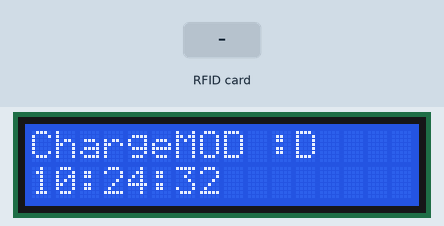
Recording of a sketch running on a simulated ESP32. Parts: 16×2 character LCD. The test bench sets the inputs (shaded band). The local clock reads 2024-03-15 10:24:30 at power-on unless the sketch sets it; storage starts empty; what the sketch prints to the serial monitor is not drawn.

Above: at 2.3 s.
2.4 s: RFID card C3 DA A2 E4 held to the reader
At 3.5 s:
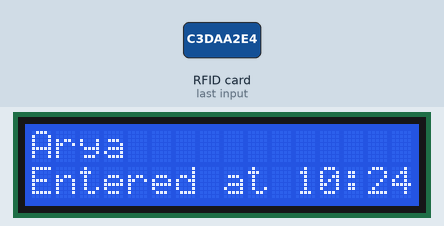
At 6.8 s:
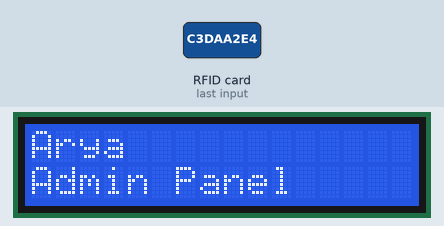
Timing chart, 0 to 8.3 s (numbered marks = the images above; inputs shaded):
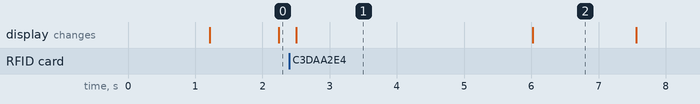

Measured:
- after the input at 2.4 s, the display: changes after 0.10 s (image 1)
- what the display in image 1 shows lasts 3.5 s, from 2.5 s to 6.0 s

The sketch:

RFID_Auth_ESP32_Achyuth_chargeMOD.ino
```cpp
#include <SPI.h>
#include <MFRC522.h>
#include <SD.h>
#include <Wire.h>
#include <LiquidCrystal_I2C.h>
#include <RTClib.h>


#define RFID_SS   5
#define RFID_RST  27
#define SD_CS     4

MFRC522 mfrc522(RFID_SS, RFID_RST);
LiquidCrystal_I2C lcd(0x27, 16, 2);
RTC_DS3231 rtc;
File logFile;


unsigned long lastTimeUpdate = 0;
const unsigned long TIME_UPDATE_INTERVAL = 1000;
bool isIdle = true;

struct Employee {
  String uid;
  String name;
  bool inside;
  bool onBreak;
  int breakStartHour;
  int breakStartMinute;
  bool isAdmin;
};

Employee employees[] = {
  { "C3DAA2E4", "Arya", false, false, -1, -1, true },
  { "D0ADE91B", "Shameem", false, false, -1, -1, false },
  { "1318A711", "Joy", false, false, -1, -1, false },
  { "F3505809", "Achyuth", false, false, -1, -1, false },
  { "AA1BE884", "Naveen", false, false, -1, -1, true }

};

const int EMP_COUNT = sizeof(employees) / sizeof(Employee);


String getCardUID() {
  String uid = "";
  for (byte i = 0; i < mfrc522.uid.size; i++) {
    if (mfrc522.uid.uidByte[i] < 0x10) uid += "0";
    uid += String(mfrc522.uid.uidByte[i], HEX);
  }
  uid.toUpperCase();
  return uid;
}

String getTimestamp() {
  DateTime now = rtc.now();
  char buf[20];
  sprintf(buf, "%04d-%02d-%02d %02d:%02d:%02d",
          now.year(), now.month(), now.day(),
          now.hour(), now.minute(), now.second());
  return String(buf);
}

String getTimeString() {
  DateTime now = rtc.now();
  char buf[9];
  sprintf(buf, "%02d:%02d", now.hour(), now.minute());
  return String(buf);
}


int getBreakDurationMinutes(int startHour, int startMinute) {
  DateTime now = rtc.now();
  int endTimeInMinutes = now.hour() * 60 + now.minute();
  int startTimeInMinutes = startHour * 60 + startMinute;

  int duration = endTimeInMinutes - startTimeInMinutes;

  if (duration < 0) {
    duration += 24 * 60;
  }

  return duration;
}


String getBreakType(int durationMinutes) {
  DateTime now = rtc.now();
  int hour = now.hour();
  int minute = now.minute();


  if (durationMinutes > 225) {
    return "HALF DAY";
  }

  // Otherwise, identify by time of day
  int timeInMinutes = hour * 60 + minute;

  // Lunch break: 12:00-14:30
  int lunchStart = 12 * 60;
  int lunchEnd = 14 * 60 + 30;

  // Tea break: 16:30-18:00
  int teaStart = 16 * 60 + 30;
  int teaEnd = 18 * 60;

  if (timeInMinutes >= lunchStart && timeInMinutes < lunchEnd) {
    return "LUNCH BREAK";
  } else if (timeInMinutes >= teaStart && timeInMinutes < teaEnd) {
    return "TEA BREAK";
  } else {
    return "MISC BREAK";
  }
}

// Check if CSV header exists, if not create it
void initializeCSV() {
  if (!SD.exists("/attendance.csv")) {
    logFile = SD.open("/attendance.csv", FILE_WRITE);
    if (logFile) {
      logFile.println("Date,Time,Employee,Action");
      logFile.close();
      Serial.println("CSV file created with headers");
    }
  }
}

void logToSD(String name, String status, String timestamp) {
  logFile = SD.open("/attendance.csv", FILE_APPEND);
  if (logFile) {
    // Parse timestamp: "2025-06-23 09:30:15"
    String date = timestamp.substring(0, 10);      // "2025-06-23"
    String time = timestamp.substring(11, 19);     // "09:30:15"

    // Write CSV row
    logFile.println(date + "," + time + "," + name + "," + status);
    logFile.close();
    Serial.println("Logged: " + name + " | " + status + " | " + timestamp);
  } else {
    Serial.println("Error opening attendance.csv");
    lcd.setCursor(0, 1);
    lcd.print("SD write error! ");
  }
}

// Display idle screen with welcome and current time
void displayIdleScreen() {
  DateTime now = rtc.now();
  char timeStr[9];
  sprintf(timeStr, "%02d:%02d:%02d", now.hour(), now.minute(), now.second());

  lcd.clear();
  lcd.print("ChargeMOD :D");
  lcd.setCursor(0, 1);
  lcd.print(timeStr);
}

// Count employee breaks from CSV logs
int countEmployeeBreaks(String name) {
  logFile = SD.open("/attendance.csv", FILE_READ);
  int breakCount = 0;

  if (logFile) {
    // Skip header line
    logFile.readStringUntil('\n');

    while (logFile.available()) {
      String line = logFile.readStringUntil('\n');

      // Check if this line contains the employee name
      if (line.indexOf(name) != -1) {
        // Count if it's a break (contains BREAK or HALF DAY)
        if (line.indexOf("BREAK") != -1 || line.indexOf("HALF DAY") != -1) {
          breakCount++;
        }
      }
    }
    logFile.close();
  }

  return breakCount;
}

// Display all employees and their break status
void displayAllEmployees(int pageNum) {
  // pageNum 0 = employees 0-1, pageNum 1 = employees 2-3, etc.

  int startIdx = pageNum * 2;

  if (startIdx >= EMP_COUNT) {
    lcd.clear();
    lcd.print("No more emps");
    return;
  }

  lcd.clear();

  // First employee
  lcd.print(employees[startIdx].name);
  int breaks1 = countEmployeeBreaks(employees[startIdx].name);
  lcd.setCursor(10, 0);
  lcd.print(breaks1);
  lcd.print("B");

  // Second employee (if exists)
  if (startIdx + 1 < EMP_COUNT) {
    lcd.setCursor(0, 1);
    lcd.print(employees[startIdx + 1].name);
    int breaks2 = countEmployeeBreaks(employees[startIdx + 1].name);
    lcd.setCursor(10, 1);
    lcd.print(breaks2);
    lcd.print("B");
  }
}

// Admin menu - cycles through employees
void adminMenu(String adminName) {
  int page = 0;
  int maxPages = (EMP_COUNT + 1) / 2;  // 2 employees per page
  unsigned long lastPress = millis();

  while (true) {
    displayAllEmployees(page);

    delay(3000);  // Show each page for 3 seconds
    page++;

    if (page >= maxPages) {
      page = 0;  // Loop back to first page
      break;  // Exit after one full cycle
    }
  }
}

// ---------- Setup ----------
void setup() {
  Serial.begin(115200);

  // I2C devices
  Wire.begin(21, 22);
  lcd.init();
  lcd.backlight();
  lcd.print("Starting...");

  if (!rtc.begin()) {
    Serial.println("RTC not found!");
    lcd.setCursor(0, 1);
    lcd.print("RTC error");
  }

  // Run ONCE to set the clock, then comment out and re-upload:
  // rtc.adjust(DateTime(F(__DATE__), F(__TIME__)));

  // SPI bus + devices  (order matters: SD first, then RFID)
  SPI.begin();   // SCK=18, MISO=19, MOSI=23 by default

  lcd.clear();
  lcd.print("Init SD card...");
  if (!SD.begin(SD_CS)) {
    Serial.println("SD init failed!");
    lcd.setCursor(0, 1);
    lcd.print("SD FAILED");
    delay(2000);
  } else {
    Serial.println("SD ready.");
  }

  mfrc522.PCD_Init();   // init RFID AFTER SD to avoid MISO lock-up
  delay(1000);

  // Initialize CSV file with headers if it doesn't exist
  initializeCSV();

  displayIdleScreen();
  isIdle = true;
}

// ---------- Main loop ----------
void loop() {
  // Update idle screen every second
  if (isIdle) {
    unsigned long currentTime = millis();
    if (currentTime - lastTimeUpdate >= TIME_UPDATE_INTERVAL) {
      displayIdleScreen();
      lastTimeUpdate = currentTime;
    }
    delay(100);  // Small delay to prevent hammering the loop
  }

  // Check for card scan
  if (!mfrc522.PICC_IsNewCardPresent()) return;
  if (!mfrc522.PICC_ReadCardSerial()) return;

  isIdle = false;

  String uid = getCardUID();
  Serial.println("UID scanned: " + uid);

  String name = "";
  bool found = false;
  int empIndex = -1;

  // Find employee
  for (int i = 0; i < EMP_COUNT; i++) {
    if (employees[i].uid.equalsIgnoreCase(uid)) {
      found = true;
      empIndex = i;
      name = employees[i].name;
      break;
    }
  }

  // Unknown card
  if (!found) {
    lcd.clear();
    lcd.print("Unknown card");
    delay(2000);
    mfrc522.PICC_HaltA();
    mfrc522.PCD_StopCrypto1();
    isIdle = true;
    lastTimeUpdate = millis();
    displayIdleScreen();
    return;
  }

  // Card found - process state machine
  // (ALL employees log attendance, including admins)
  String ts = getTimestamp();
  String timeStr = getTimeString();  // "HH:MM" format for display

  // STATE 1: Not inside office yet (first entry)
  if (!employees[empIndex].inside && !employees[empIndex].onBreak) {
    employees[empIndex].inside = true;

    lcd.clear();
    lcd.print(name);
    lcd.setCursor(0, 1);
    lcd.print("Entered at " + timeStr);

    logToSD(name, "IN", ts);
    delay(2500);
  }

  // STATE 2: Inside office, not on break (starting a break)
  else if (employees[empIndex].inside && !employees[empIndex].onBreak) {
    employees[empIndex].onBreak = true;
    employees[empIndex].breakStartHour = rtc.now().hour();
    employees[empIndex].breakStartMinute = rtc.now().minute();

    lcd.clear();
    lcd.print(name);
    lcd.setCursor(0, 1);
    lcd.print("Break started");

    Serial.println(name + " started break at " + timeStr);
    delay(2500);
  }

  // STATE 3: On break (returning from break)
  else if (employees[empIndex].inside && employees[empIndex].onBreak) {
    // Calculate break duration
    int durationMinutes = getBreakDurationMinutes(
      employees[empIndex].breakStartHour,
      employees[empIndex].breakStartMinute
    );

    String breakType = getBreakType(durationMinutes);
    employees[empIndex].onBreak = false;

    // Display break type and duration
    int hours = durationMinutes / 60;
    int mins = durationMinutes % 60;

    lcd.clear();
    lcd.print(breakType);
    lcd.setCursor(0, 1);
    char durationStr[16];
    sprintf(durationStr, "%dh %dm", hours, mins);
    lcd.print(durationStr);

    // Log break type
    logToSD(name, breakType, ts);

    Serial.println(name + " break: " + breakType + " (" + String(hours) + "h " + String(mins) + "m)");
    delay(2500);
  }

  // If this employee is an admin, show them the admin panel
  if (employees[empIndex].isAdmin) {
    delay(1000);  // Brief pause before showing admin panel
    lcd.clear();
    lcd.print(name);
    lcd.setCursor(0, 1);
    lcd.print("Admin Panel");
    delay(1500);

    adminMenu(name);
  }

  // Halt the card
  mfrc522.PICC_HaltA();
  mfrc522.PCD_StopCrypto1();

  // Return to idle screen
  isIdle = true;
  lastTimeUpdate = millis();
  displayIdleScreen();
}
```
